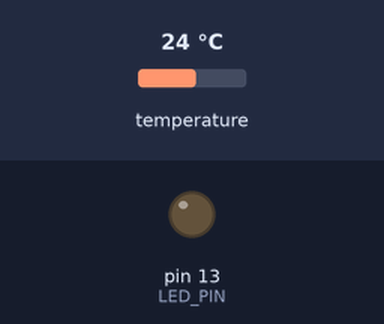
A sketch run on a simulated Arduino Uno, built with avr-gcc and run on an emulated ATmega328P. On the bench: output pins drawn as LEDs (lit = HIGH). Inputs (shaded band) come from the test bench; at power-on: temperature 24 °C.

Above: at 3.5 s.
3.6 s: temperature set to 15.7 °C
5.1 s: temperature set to 14.6 °C
At 6.4 s:
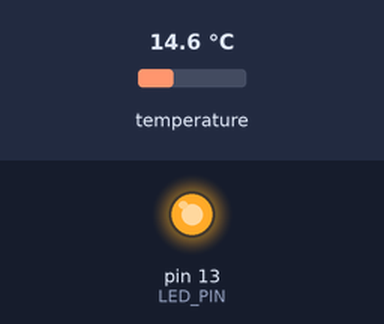
7.2 s: temperature set to 24.3 °C
8.9 s: temperature set to 25.5 °C
At 10.7 s:
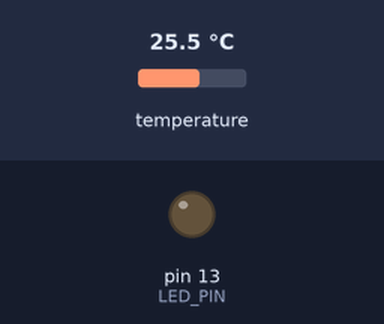
11.2 s: temperature set to 12 °C
At 12.2 s:
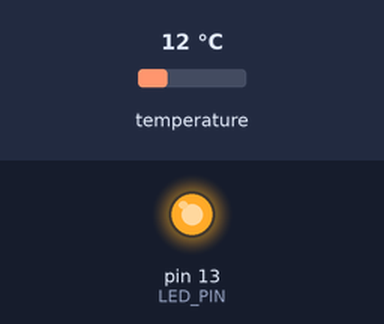
Timing chart, 0 to 14.2 s (numbered marks = the images above; inputs shaded):
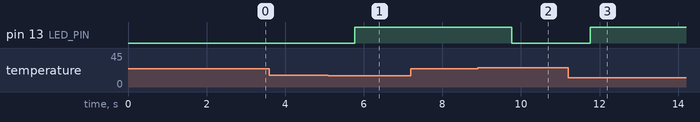

The sketch:

my.ino
```cpp
#include <OneWire.h>
#include <DallasTemperature.h>

// Data wire is conntec to the Arduino digital pin 4
#define ONE_WIRE_BUS 4
#define LED_PIN 13


unsigned long previousMillis = 0;
const long interval = 1000;

const float lowTemp = 15.0;
const float highTemp = 25.0;

OneWire OneWire(ONE_WIRE_BUS);
DallasTemperature sensors(&OneWire);

void setup()  {
  pinMode(LED_PIN, OUTPUT);

  digitalWrite(LED_PIN, LOW);

  sensors.begin();

}

void loop() {
  unsigned long currentMillis = millis();
  if (currentMillis - previousMillis >= interval) {
    previousMillis = currentMillis;

    sensors.requestTemperatures();
    float currentTemp = sensors.getTempCByIndex(0);

    if (currentTemp <= lowTemp) {
      digitalWrite(LED_PIN, HIGH);
    } else if (currentTemp >= highTemp) {
      digitalWrite(LED_PIN, LOW);

    }
  }
}
```

Measured:
- the behaviour switches between 15.1 and 15 °C on temperature (found by bisection; images 0 and 1)
- the behaviour switches between 24.9 and 25 °C on temperature (found by bisection; images 1 and 2)
- after the input at 3.6 s, every drawn part: stays the same
- after the input at 5.1 s, pin 13 (LED_PIN): LOW → HIGH after 0.66 s
- after the input at 7.2 s, every drawn part: stays the same
- after the input at 8.9 s, pin 13 (LED_PIN): HIGH → LOW after 0.87 s
- after the input at 11.2 s, pin 13 (LED_PIN): LOW → HIGH after 0.57 s
